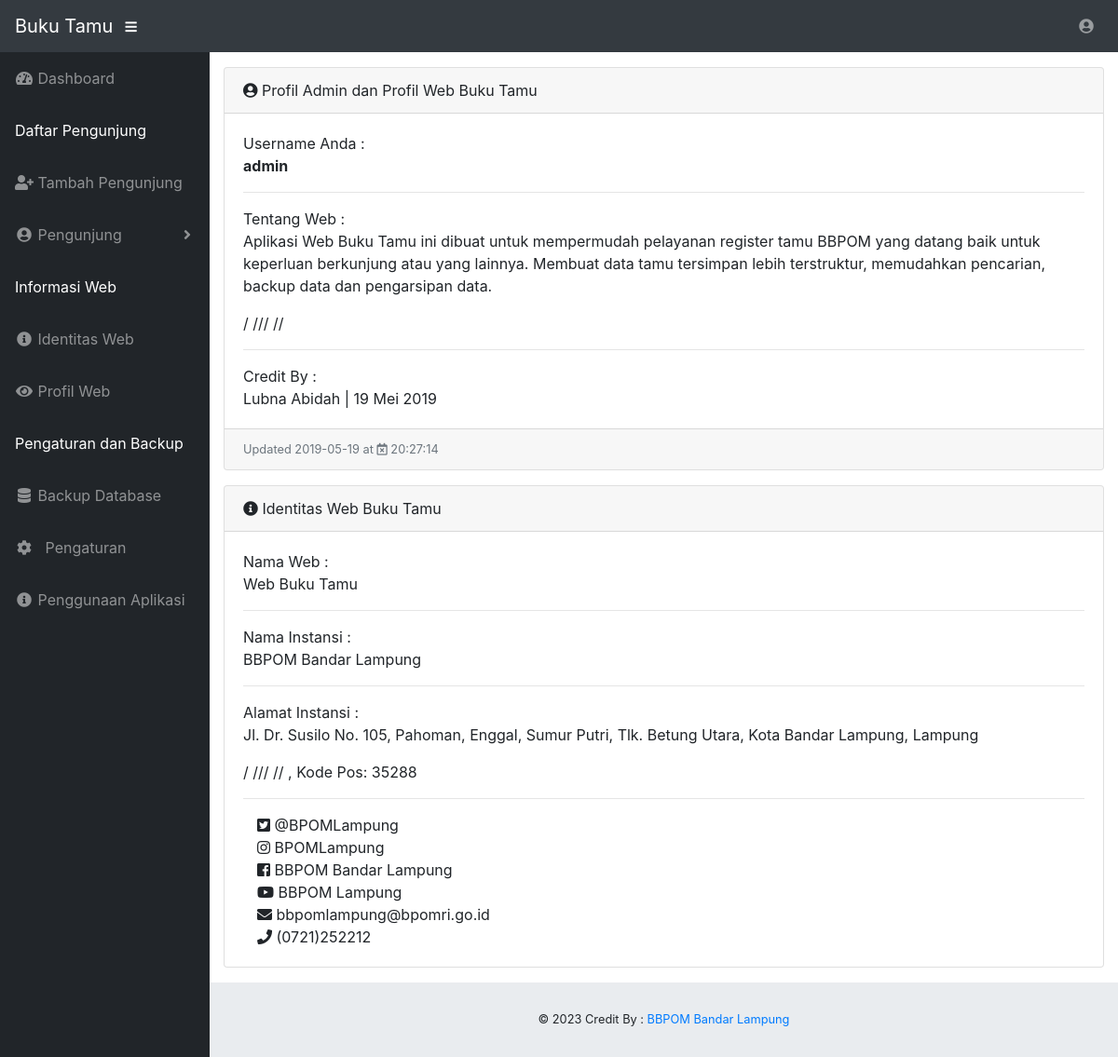
/admin/index.php?menu=8 (signed in), run on the app's committed database.
### tables this page shows
CREATE TABLE `identitas_web` (
  `id_identitas` int(11) NOT NULL AUTO_INCREMENT,
  `nm_website` varchar(100) NOT NULL,
  `nm_instansi` varchar(100) NOT NULL,
  `alamat_instansi` text NOT NULL,
  `kode_pos` int(5) NOT NULL,
  `telepon` varchar(15) NOT NULL,
  `email` varchar(50) NOT NULL,
  `url` varchar(50) NOT NULL,
  `fb` varchar(30) NOT NULL,
  `twitter` varchar(30) NOT NULL,
  `instagram` varchar(30) NOT NULL,
  `set_intval` int(5) NOT NULL,
  PRIMARY KEY (`id_identitas`)
);

CREATE TABLE `staf` (
  `username` varchar(50) NOT NULL,
  `password` varchar(255) NOT NULL,
  PRIMARY KEY (`username`)
);

CREATE TABLE `profil_web` (
  `id_profil` int(11) NOT NULL AUTO_INCREMENT,
  `isi_profil` text NOT NULL,
  `md_dt_profil` date NOT NULL,
  `md_tm_profil` time NOT NULL,
  `credit_by` varchar(30) NOT NULL,
  PRIMARY KEY (`id_profil`)
);

### admin/profil.php (the view)
<div class="card mb-3">
         <div class="card-header">
           <i class="fas fa-user-circle"></i>
           Profil Admin dan Profil
	        <?php $result="select nm_website from identitas_web";
	      $sqli = mysqli_query($kdb,$result);
	      $data2=mysqli_fetch_assoc($sqli); ?>
	          <?php echo $data2['nm_website'];?>
     	  </div>
         <div class="card-body">
         	 <?php $result="select * from staf";
		        $sqli = mysqli_query($kdb,$result);
		        $data1 =mysqli_fetch_assoc($sqli); ?>
		Username Anda : <br>
		<b><?php echo $data1['username'];?> </b>
		<hr>
         	  <?php $result="select * from profil_web";
		        $sqli = mysqli_query($kdb,$result);
		        $data=mysqli_fetch_assoc($sqli); ?>
           Tentang Web : <br>
           <?php echo $data['isi_profil'];?>
           <hr>
           Credit By : <br>
           <?php echo $data['credit_by'];?>
         </div>
         <div class="card-footer small text-muted">Updated  <?php echo $data['md_dt_profil'];?>  at
        <i class="far fa-calendar-times"></i> <?php echo $data['md_tm_profil'];?>
         </div>
       </div>
<div class="card mb-3">
         <div class="card-header">
           <i class="fas fa-info-circle"></i>
           Identitas
	        <?php $result="select * from identitas_web";
	      $sqli = mysqli_query($kdb,$result);
	      $data3=mysqli_fetch_assoc($sqli); ?>
	          <?php echo $data3['nm_website'];?>
     	  </div>
         <div class="card-body">
           Nama Web : <br>
           <?php echo $data3['nm_website'];?>
           <hr>
           Nama Instansi : <br>
           <?php echo $data3['nm_instansi'];?>
           <hr>
            Alamat Instansi : <br>
           <?php echo $data3['alamat_instansi'];?> , Kode Pos:
           <?php echo $data3['kode_pos'];?>
           <hr>
            <div class="col-md-4"> <i class="fab fa-twitter-square"></i> @BPOMLampung</div>
                                    <div class="col-md-4"> <i class="fab fa-instagram"></i> BPOMLampung</div>
                                    <div class="col-md-4"><i class="fab fa-facebook-square "></i> BBPOM Bandar Lampung</div>
                                    <div class="col-md-4"> <i class="fab fa-youtube"></i> BBPOM Lampung</div>
                                    <div class="col-md-4"> <i class="fas fa-envelope"></i> bbpomlampung@bpomri.go.id</div>
                                    <div class="col-md-4"> <i class="fas fa-phone"></i> (0721)252212</div>
         </div>
       </div>

### admin/index.php (shortened to what this page needs)
<?php
    $menu = !empty($_GET['menu']) ? $_GET['menu'] : "1";
    $kdb = koneksidatabase();
?>
<!DOCTYPE html>
<html lang="en">
<head>
<?php $result="select nm_website, nm_instansi from identitas_web";
      $sqli = mysqli_query($kdb,$result);
      $datax=mysqli_fetch_assoc($sqli); ?>
  <link href="vendor/fontawesome-free/css/all.min.css" rel="stylesheet" type="text/css">
 <link href="css/bootstrap-datetimepicker.min.css" rel="stylesheet">
 <link rel="stylesheet" type="text/css" href="https://cdnjs.cloudflare.com/ajax/libs/bootstrap-datepicker/1.8.0/css/bootstrap-datepicker.min.css">
  <link href="vendor/datatables/dataTables.bootstrap4.css" rel="stylesheet">
  <link href="css/sb-admin.css" rel="stylesheet">
</head>
<body id="page-top">
  <nav class="navbar navbar-expand navbar-dark bg-dark static-top">
    <a class="navbar-brand mr-1" href="index.php">Buku Tamu</a>
    <button class="btn btn-link btn-sm text-white order-1 order-sm-0" id="sidebarToggle" href="#">
      <i class="fas fa-bars"></i>
    </button>
    <ul class="navbar-nav ml-auto ml-md-0">
      <li class="nav-item dropdown no-arrow">
        <a class="nav-link dropdown-toggle" href="#" id="userDropdown" role="button" data-toggle="dropdown" aria-haspopup="true" aria-expanded="false">
          <i class="fas fa-user-circle fa-fw"></i>
        </a>
      </li>
    </ul>
  </nav>
  <div id="wrapper">
    <ul class="sidebar navbar-nav">
      <li  <?php if($menu==1) { echo 'class="nav-item active"'; } else { echo 'class="nav-item"'; } ?>>
        <a class="nav-link" href="index.php?menu=1">
          <i class="fas fa-fw fa-tachometer-alt"></i>
          <span>Dashboard</span>
        </a>
      </li>
      <li class="nav-item active">
        <a class="nav-link">
          <span>Daftar Pengunjung</span></a>
      </li>
      <li  <?php if($menu==6) { echo 'class="nav-item active"'; } else { echo 'class="nav-item"'; } ?>>
        <a class="nav-link" href="index.php?menu=6">
          <i class="fas fa-user-plus"></i>
          <span>Tambah Pengunjung</span></a>
      </li>
      <li class="nav-item dropdown">
        <a class="nav-link dropdown-toggle" href="#" id="pagesDropdown" role="button" data-toggle="dropdown" aria-haspopup="true" aria-expanded="false">
          <i class="fas fa-fw fa-user-circle"></i>
          <span>Pengunjung</span>
        </a>
      </li>
      <li class="nav-item active">
        <a class="nav-link">
          <span>Informasi Web</span></a>
      </li>
       <li <?php if($menu==11) { echo 'class="nav-item active"'; } else { echo 'class="nav-item"'; } ?>>
        <a class="nav-link" href="index.php?menu=11">
          <i class="fas fa-fw fa-info-circle"></i>
          <span>Identitas Web</span></a>
      </li>
      <li <?php if($menu==10) { echo 'class="nav-item active"'; } else { echo 'class="nav-item"'; } ?>>
        <a class="nav-link" href="index.php?menu=10">
          <i class="fas fa-fw fa-eye"></i>
          <span>Profil Web</span></a>
      </li>
      <li class="nav-item active">
        <a class="nav-link">
          <span>Pengaturan dan Backup</span></a>
      </li>
      <li <?php if($menu==13) { echo 'class="nav-item active"'; } else { echo 'class="nav-item"'; } ?>>
        <a class="nav-link" href="index.php?menu=13">
          <i class="fas fa-fw fa-database"></i>
          <span>Backup Database</span></a>
      </li>
      <li <?php if($menu==9) { echo 'class="nav-item active"'; } else { echo 'class="nav-item"'; } ?>>
        <a class="nav-link" href="index.php?menu=9" >
          <i class="fas fa-fw fa-cog mr-2"></i>
          <span>Pengaturan</span></a>
      </li>
      <li <?php if($menu==14) { echo 'class="nav-item active"'; } else { echo 'class="nav-item"'; } ?>>
        <a class="nav-link" href="index.php?menu=14" >
          <i class="fas fa-fw fa-info-circle"></i>
          <span>Penggunaan Aplikasi</span></a>
      </li>
    </ul>
    <div id="content-wrapper">
      <div class="container-fluid">
        <?php
                    switch($menu)
                    {
                        case('8'): include_once('profil.php'); break;
                    }
                ?>
      <footer class="sticky-footer">
        <div class="container my-auto">
          <div class="copyright text-center my-auto">
            <span>&copy; <?php   print(date("Y")); ?> Credit By :<a href="#"> <?php echo $datax['nm_instansi'];?></a></span>
          </div>
        </div>
      </footer>
    </div>
  </div>
 <?php
    function koneksidatabase()
{
    include('../koneksi.php');
    return $kdb;
}
    ?>
</body>
</html>

### data on the page
identitas_web: nm_website "Web Buku Tamu", nm_instansi "BBPOM Bandar Lampung", alamat_instansi "Jl. Dr. Susilo No. 105, Pahoman, Enggal, Sumur Putri, Tlk. Betung Utara, Kota Bandar Lampung, Lampung / /// //", kode_pos "35288"
staf: username "admin"
profil_web: isi_profil "Aplikasi Web Buku Tamu ini dibuat untuk mempermudah pelayanan register tamu BBPOM yang datang baik untuk keperluan berkunjung atau yang lainnya. Membuat data tamu tersimpan lebih terstruktur, memudahkan pencarian, backup data dan pengarsipan data. / /// //", credit_by "Lubna Abidah | 19 Mei 2019", md_dt_profil "2019-05-19", md_tm_profil "20:27:14"
